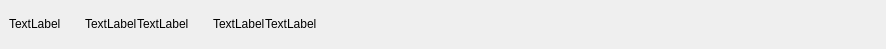
<?xml version="1.0" encoding="UTF-8"?>
<ui version="4.0">
 <class>StatusWidget</class>
 <widget class="QWidget" name="StatusWidget">
  <property name="geometry">
   <rect>
    <x>0</x>
    <y>0</y>
    <width>886</width>
    <height>49</height>
   </rect>
  </property>
  <property name="sizePolicy">
   <sizepolicy hsizetype="Fixed" vsizetype="Fixed">
    <horstretch>0</horstretch>
    <verstretch>0</verstretch>
   </sizepolicy>
  </property>
  <property name="windowTitle">
   <string>Form</string>
  </property>
  <layout class="QGridLayout" name="gridLayout">
   <property name="leftMargin">
    <number>0</number>
   </property>
   <property name="topMargin">
    <number>12</number>
   </property>
   <property name="bottomMargin">
    <number>12</number>
   </property>
   <item row="0" column="0">
    <widget class="QWidget" name="widget" native="true">
     <property name="sizePolicy">
      <sizepolicy hsizetype="Fixed" vsizetype="Fixed">
       <horstretch>0</horstretch>
       <verstretch>0</verstretch>
      </sizepolicy>
     </property>
     <layout class="QHBoxLayout" name="horizontalLayout_3">
      <property name="topMargin">
       <number>0</number>
      </property>
      <property name="bottomMargin">
       <number>0</number>
      </property>
      <item>
       <widget class="QLabel" name="countLoadedFilesLabel">
        <property name="sizePolicy">
         <sizepolicy hsizetype="Fixed" vsizetype="Preferred">
          <horstretch>0</horstretch>
          <verstretch>0</verstretch>
         </sizepolicy>
        </property>
        <property name="text">
         <string>TextLabel</string>
        </property>
       </widget>
      </item>
     </layout>
    </widget>
   </item>
   <item row="0" column="1">
    <widget class="QWidget" name="widget_2" native="true">
     <property name="sizePolicy">
      <sizepolicy hsizetype="Fixed" vsizetype="Fixed">
       <horstretch>0</horstretch>
       <verstretch>0</verstretch>
      </sizepolicy>
     </property>
     <layout class="QHBoxLayout" name="horizontalLayout">
      <property name="spacing">
       <number>0</number>
      </property>
      <property name="topMargin">
       <number>0</number>
      </property>
      <property name="bottomMargin">
       <number>0</number>
      </property>
      <item alignment="Qt::AlignLeft">
       <widget class="QLabel" name="timeIconLabel">
        <property name="sizePolicy">
         <sizepolicy hsizetype="Fixed" vsizetype="Preferred">
          <horstretch>0</horstretch>
          <verstretch>0</verstretch>
         </sizepolicy>
        </property>
        <property name="text">
         <string>TextLabel</string>
        </property>
       </widget>
      </item>
      <item>
       <widget class="QLabel" name="timeLabel">
        <property name="sizePolicy">
         <sizepolicy hsizetype="Fixed" vsizetype="Preferred">
          <horstretch>0</horstretch>
          <verstretch>0</verstretch>
         </sizepolicy>
        </property>
        <property name="text">
         <string>TextLabel</string>
        </property>
        <property name="margin">
         <number>2</number>
        </property>
       </widget>
      </item>
     </layout>
    </widget>
   </item>
   <item row="0" column="3">
    <spacer name="horizontalSpacer">
     <property name="orientation">
      <enum>Qt::Horizontal</enum>
     </property>
     <property name="sizeHint" stdset="0">
      <size>
       <width>40</width>
       <height>20</height>
      </size>
     </property>
    </spacer>
   </item>
   <item row="0" column="2">
    <widget class="QWidget" name="widget_3" native="true">
     <property name="sizePolicy">
      <sizepolicy hsizetype="Fixed" vsizetype="Fixed">
       <horstretch>0</horstretch>
       <verstretch>0</verstretch>
      </sizepolicy>
     </property>
     <layout class="QHBoxLayout" name="horizontalLayout_2">
      <property name="spacing">
       <number>0</number>
      </property>
      <property name="topMargin">
       <number>0</number>
      </property>
      <property name="bottomMargin">
       <number>0</number>
      </property>
      <item>
       <widget class="QLabel" name="dateIconLabel">
        <property name="sizePolicy">
         <sizepolicy hsizetype="Fixed" vsizetype="Preferred">
          <horstretch>0</horstretch>
          <verstretch>0</verstretch>
         </sizepolicy>
        </property>
        <property name="text">
         <string>TextLabel</string>
        </property>
       </widget>
      </item>
      <item>
       <widget class="QLabel" name="dateLabel">
        <property name="sizePolicy">
         <sizepolicy hsizetype="Fixed" vsizetype="Preferred">
          <horstretch>0</horstretch>
          <verstretch>0</verstretch>
         </sizepolicy>
        </property>
        <property name="text">
         <string>TextLabel</string>
        </property>
        <property name="margin">
         <number>2</number>
        </property>
       </widget>
      </item>
     </layout>
    </widget>
   </item>
  </layout>
 </widget>
 <resources/>
 <connections/>
</ui>
